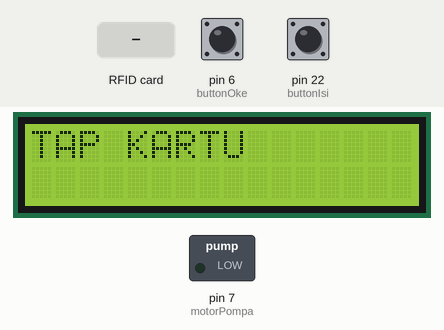
Simulated run of this sketch. Board: Arduino Mega 2560, built with avr-gcc and run on an emulated ATmega2560. On the bench: 16×2 character LCD, switched loads named in the sketch (green lamp = pin HIGH). The inputs (shaded band) are chosen by the test bench; at power-on: pin 22 (buttonIsi) LOW, pin 6 (buttonOke) LOW. Storage starts empty; pins used as bus, display or sensor lines are not drawn; what the sketch prints to the serial monitor is not drawn.

Above: at 4.4 s.
4.5 s: RFID card 6A 22 5D 74 held to the reader
At 6.0 s:
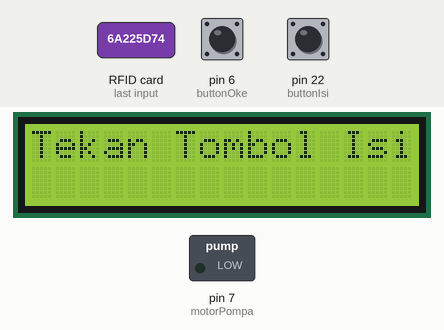
7.5 s: RFID card 68 52 FF 29 held to the reader
At 13.3 s:
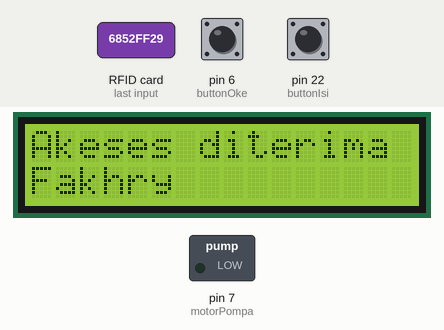
13.5 s: pin 22 (buttonIsi) pulled HIGH for 3.2 s
At 19.4 s:
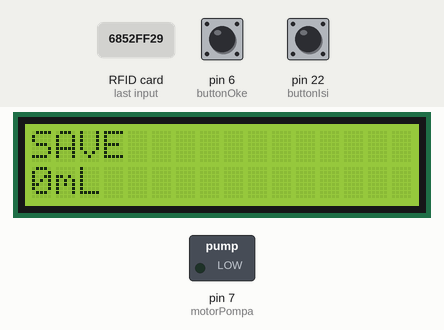
21.2 s: RFID card 5E 7A 19 C4 held to the reader
Timing chart, 0 to 24.2 s (numbered marks = the images above; inputs shaded):
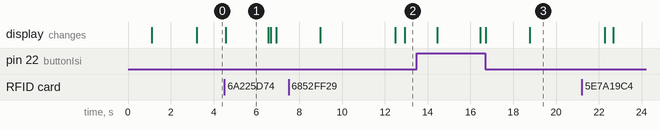

The sketch:

settingMenu.ino
```cpp
#include <Wire.h>
#include <LCD.h>
#include <LiquidCrystal_I2C.h>
LiquidCrystal_I2C  lcd(0x3f ,2,1,0,4,5,6,7);

#include <SPI.h> // library RFID and SD card module
#include <SD.h> // library SD card module
#define SS_SD 4 // SS SD Card

File dataFile;

#include <MFRC522.h> // library RFID
#define RST_PIN 5
#define SS_PIN 53 //MFRC522 pin
MFRC522 mfrc522(SS_PIN, RST_PIN);  // Create MFRC522 instance

#include <RTClib.h>
#include "RTClib.h"
RTC_DS1307 rtc;
char daysOfTheWeek[7][12] = {"Minggu", "Senin", "Selasa", "Rabu", "Kamis", "Jumat", "Sabtu"}; //prosedur pembacaan I2C

const int  motorPompa = 7; // Tidak di gunakan lagi
const int  buttonOke = 6; // Tombol stop
const int  buttonIsi = 22; //Tombol

int Oke = 0;
int Isi = 0;
int count = 0;

void setup() {
  Serial.begin(9600);
  while (!Serial);

  pinMode(motorPompa,OUTPUT);
  pinMode(buttonOke,INPUT);

  lcd.begin(16, 2);
  lcd.backlight();
  lcd.setBacklightPin(3,POSITIVE);
  lcd.setBacklight(HIGH);
  lcd.setCursor(0,0);
  lcd.print("Kredit Air");
  delay(1000);
  lcd.clear();

  // Setup for the RTC
  if(!rtc.begin()) {
    Serial.println("Couldn't find RTC");
    lcd.clear();
    lcd.print("Couldn't find RTC");
    while(1);
  }
  else {
    // following line sets the RTC to the date & time this sketch was compiled
    rtc.adjust(DateTime(F(__DATE__), F(__TIME__)));

 if (! rtc.isrunning()) {
  Serial.println("RTC is NOT running!");
  }
      // following line sets the RTC to the date & time this sketch was compiled
      //rtc.adjust(DateTime(F(__DATE__), F(__TIME__)));
      // This line sets the RTC with an explicit date & time, for example to set
      // January 21, 2014 at 3am you would call:
      //rtc.adjust(DateTime(2019, 5, 22, 15, 26, 37));
   };

  Serial.print("Initializing SD card...");
  if (!SD.begin(SS_SD)) {
    Serial.println("initialization failed!");
    lcd.setCursor(0,0);
    lcd.print("initialization failed! Periksa Memory Card");
    lcd.setCursor(0,2);
    lcd.print("......................  Silakan Reset ");
    for (int positionCounter = 0; positionCounter < 22; positionCounter++) {
    // scroll one position left:
    lcd.scrollDisplayLeft();
    // wait a bit:
    delay(150);
    }
    //while (1);
  }
  Serial.println("initialization done.");
  delay(2000);
   SPI.begin();      // Init SPI bus
   mfrc522.PCD_Init();   // Init MFRC522
   mfrc522.PCD_DumpVersionToSerial();  // Show details of PCD - MFRC522 Card Reader details
   Serial.println(F("Scan PICC to see UID, SAK, type, and data blocks..."));
   Serial.println("Put your card to the reader...");
   Serial.println();
}

void loop() {
  lcd.setCursor(0,0);
  lcd.print("TAP KARTU");
  // Look for new cards
  if ( ! mfrc522.PICC_IsNewCardPresent())
  {
    return;
  }
  // Select one of the cards
  if ( ! mfrc522.PICC_ReadCardSerial())
  {
    return;
  }
  // Dump debug info about the card; PICC_HaltA() is automatically called
  //mfrc522.PICC_DumpToSerial(&(mfrc522.uid));

  //Show UID on serial monitor
  Serial.print("UID tag :");
  String content= "";
  byte letter;
  for (byte i = 0; i < mfrc522.uid.size; i++)
  {
     Serial.print(mfrc522.uid.uidByte[i] < 0x10 ? " 0" : " ");
     Serial.print(mfrc522.uid.uidByte[i], HEX);
     content.concat(String(mfrc522.uid.uidByte[i] < 0x10 ? " 0" : " "));
     content.concat(String(mfrc522.uid.uidByte[i], HEX));
  }
  Serial.println();
  Serial.print("Message : ");
  content.toUpperCase();

  if (content.substring(1) == "68 52 FF 29")
  {
    Serial.println("Authorized access");
    Serial.println();
    Serial.print("Fakhry Hizballah");
    lcd.setCursor(0,0);
    lcd.print("Akeses diterima");
    lcd.setCursor(0,1);
    lcd.print("Fakhry");
//    printRTC();
    dataFile = SD.open("Water.txt", FILE_WRITE);
    if (dataFile){
      dataFile.print("Fakhry");
      dataFile.print(' ');
      Serial.print("Done");
      dataFile.close();
    } else {
      Serial.println(" error opening Water.txt");
      lcd.clear();
      lcd.setCursor(0,2);
      lcd.print("Gagal di Save");
    }
    delay(1500);

    Chager();
    Serial.println("Done");
    delay(400);
  }
   if (content.substring(1) == "6A 22 5D 74")
  {
    Serial.println("Authorized access");
    Serial.println();
      Serial.print("VC Sir is Present");
      lcd.setCursor(0,0);
      lcd.print("Akeses diterima");
      Chager();
    delay(400);
  }

 else   {
  lcd.clear();
   lcd.setCursor(0,0);
   lcd.print("Akeses ditolak");
    Serial.println(" Access denied");
    delay(2500);
    lcd.clear();
  }
  {
    return;
  }

  //Pompa = digitalRead(buttonPompa);
  //lcd.setCursor(0,0);
  //lcd.print("Klik Pompa");
  //if (Pompa == LOW){
  //Chager();
    //Serial.print("Off");
  //}

}

void Chager() {
  Serial.println();
  Serial.println("Rady");
  lcd.clear();
  lcd.setCursor(0,0);
  lcd.print("Tekan Tombol Isi");
  delay(2000);
  lcd.clear();
  int var = 0;
  while (var < 100) {
   Isi = digitalRead(buttonIsi);
  if (Isi == LOW){
    //digitalWrite(motorPompa, HIGH);
    count++;
  var++;
  Serial.print(count);
  delay (100);
  }
  //digitalWrite(motorPompa, LOW);
  lcd.setCursor(0,0);
  lcd.print(count);
  lcd.print("mL");
  delay(250);
  if (var == 100){
    lcd.clear();
    lcd.setCursor(0,0);
    lcd.print("Ups Maksimum");
    lcd.setCursor(0,2);
    lcd.print(count);
    lcd.print("mL");
    delay(2500);
  }
  Oke = digitalRead(buttonOke);
  if (Oke == LOW){
    lcd.clear();
    lcd.setCursor(0,0);
    lcd.print("Selesai Mengisi");
    delay(1000);
    var = 100;
    lcd.clear();
    }
  }
  lcd.clear();
    lcd.setCursor(0,0);
    lcd.print("Selesai Mengisi");
    delay(1000);
    lcd.clear();
  dataFile = SD.open("Water.txt", FILE_WRITE);
    if (dataFile) {
    Serial.print(count);
    dataFile.print(count);
    dataFile.print(' ');
    dataFile.println("mL");
    dataFile.close();
    Serial.println("done.");
    lcd.setCursor(0,0);
    lcd.print("SAVE");
    lcd.setCursor(0,2);
    lcd.print(count);
    lcd.print("mL");
    delay(3500);
    } else {
      Serial.println(" error opening Water.txt");
      lcd.clear();
      lcd.setCursor(0,2);
      lcd.print("Gagal di Save");
    }
    Serial.print("Resst");
    count=0;
    lcd.clear();
}

//void printRTC() {
//  DateTime now = rtc.now();
//  dataFile = SD.open("Water.txt", FILE_WRITE); //Membuka File datalogger.txt
//  if (dataFile) // jika file tersedia tulis data
//  {dataFile.print(now.day(), DEC);
 //      dataFile.print('/');
 //      dataFile.print(now.month(), DEC);
 //      dataFile.print('/');
 //      dataFile.print(now.year(), DEC);
 //      dataFile.print(" , ");
 //      dataFile.print(now.hour(), DEC);
 //      dataFile.print(':');
 //      dataFile.print(now.minute(), DEC);
 //      dataFile.print(':');
 //      dataFile.print(now.second(), DEC);
 //      dataFile.print(" , ");

  // dataFile.close();
  //   Serial.println("done.");
 //      lcd.setCursor(15,0);
 //      lcd.print("OKE Asiyap");
//  }
//  else
//  {
//  Serial.println("Failed open datalogger.txt"); // jika gagal print error
//  lcd.setCursor(15,0);
//  lcd.print("Faill");
//  }
//}
```

Measured:
- after the input at 4.5 s, the display: changes after 0.06 s (image 1)
- after the input at 7.5 s, the display: first differs from a run without the input after 5.4 s (image 2)
- what the display in image 1 shows lasts 2.0 s, from 4.6 s to 6.6 s
